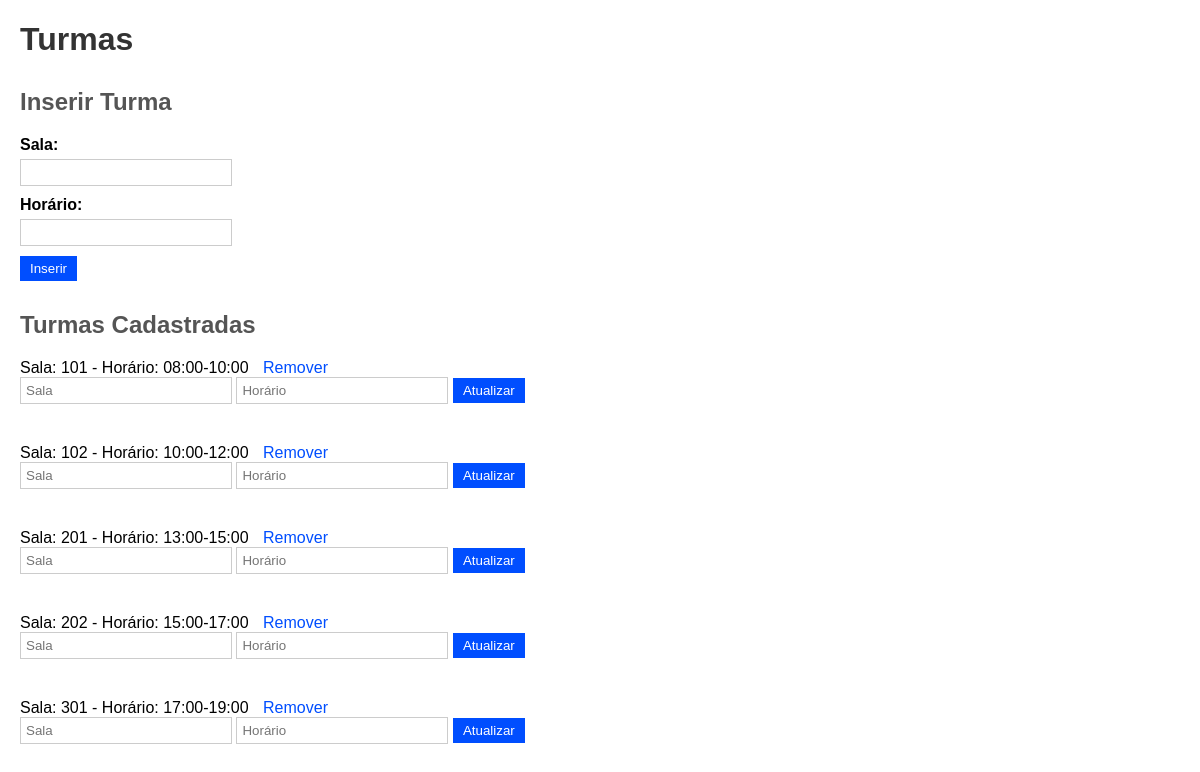
Page /turmas on the committed database.
### tables this page shows
CREATE TABLE turma (
                    id INTEGER PRIMARY KEY,
                    sala TEXT,
                    horario TEXT
                );

### app.py (the view)
@app.route('/turmas')
def turmas():
    conn = sqlite3.connect('sistema_de_matriculas.db')
    cursor = conn.cursor()
    cursor.execute("SELECT * FROM turma")
    turmas = cursor.fetchall()
    conn.close()
    return render_template('turma.html', turmas=turmas)

### templates/turma.html (shortened to what this page needs)
<!DOCTYPE html>
<html>
<head>
    <link rel="stylesheet" type="text/css" href="{{ url_for('static', filename='styles.css') }}">
</head>
<body>
    <h1>Turmas</h1>
    <h2>Inserir Turma</h2>
    <form action="/inserir_turma" method="post">
        <label>Sala:</label>
        <input type="text" name="sala" required><br>
        <label>Horário:</label>
        <input type="text" name="horario" required><br>
        <input type="submit" value="Inserir">
    </form>
    <h2>Turmas Cadastradas</h2>
    <ul>
    {% for turma in turmas %}
        <li>
            Sala: {{ turma[1] }} - Horário: {{ turma[2] }}
            <a href="/remover_turma/{{ turma[0] }}">Remover</a><br>
            <form action="/atualizar_turma/{{ turma[0] }}" method="post" style="display: inline-block;">
                <input type="text" name="sala" placeholder="Sala" required>
                <input type="text" name="horario" placeholder="Horário" required>
                <input type="submit" value="Atualizar">
            </form>
        </li>
    {% endfor %}
    </ul>
</body>
</html>

### static/styles.css (style rules this page uses)
body { font-family: Arial, sans-serif; margin: 20px; padding: 0; }
h1 { color: #333; }
h2 { color: #555; margin-top: 30px; }
form { margin-bottom: 20px; }
label { display: block; margin-bottom: 5px; font-weight: bold; }
input[type="text"], input[type="email"], input[type="date"] { width: 200px; padding: 5px; margin-bottom: 10px; border: 1px solid #ccc; }
input[type="submit"] { padding: 5px 10px; background-color: #004eff; color: #fff; border: none; cursor: pointer; }
ul { list-style-type: none; margin: 0; padding: 0; }
li { margin-bottom: 10px; }
a { color: #004eff; text-decoration: none; margin-left: 10px; }

### rows in the picture
turma: sala "101", horario "08:00-10:00"
turma: sala "102", horario "10:00-12:00"
turma: sala "201", horario "13:00-15:00"
turma: sala "202", horario "15:00-17:00"
turma: sala "301", horario "17:00-19:00"
